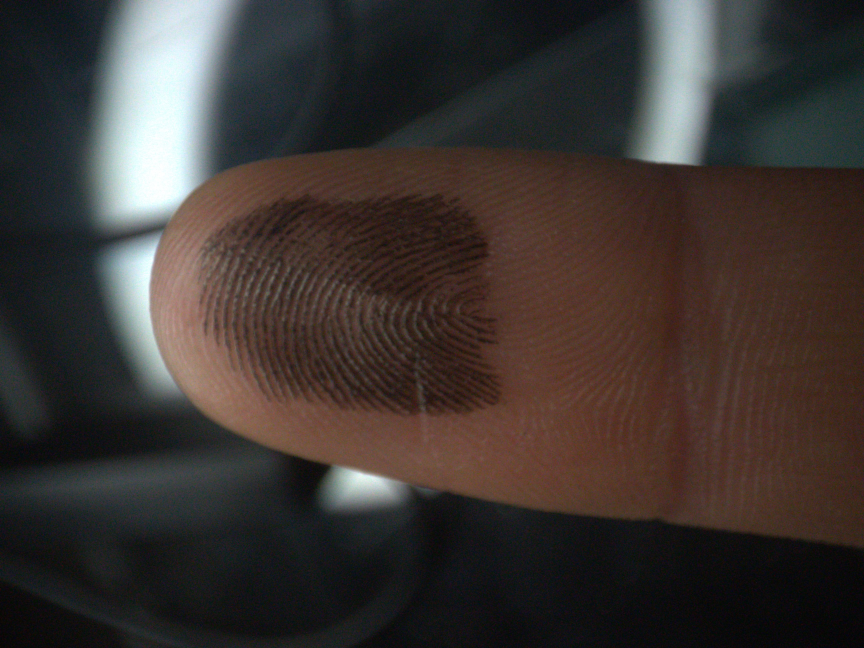
#> input picture resources/finger.jpg, 2592 x 1944 px (shown at 1/3 size)
$ python -i utils.py   (imports and definitions only)
#> lines starting #> are read from the running program, lines starting #| are printed output that depends on the picture; after the words box and inside, x2 and y2 are one past the last pixel; in counts of white or black regions, pixels touching at a corner belong together
#> further down, picture is the input picture: shape (1944, 2592, 3); mean B, G, R 50.3, 53.5, 60.5
import cv2
import numpy as np
threshold1 = 30
threshold2 = 255

#create a function that generate 5 thresholded images with different thresholds
# puts them in a grid add text with values and show the grid
# [23 lines left out: function generate_thresholded_images, not called in this run]

#a function that finds the 5 biggest contours
def find_biggest_contours(image, num_contours=5):
#> called with num_contours = 5
    image = cv2.cvtColor(image, cv2.COLOR_BGR2GRAY)
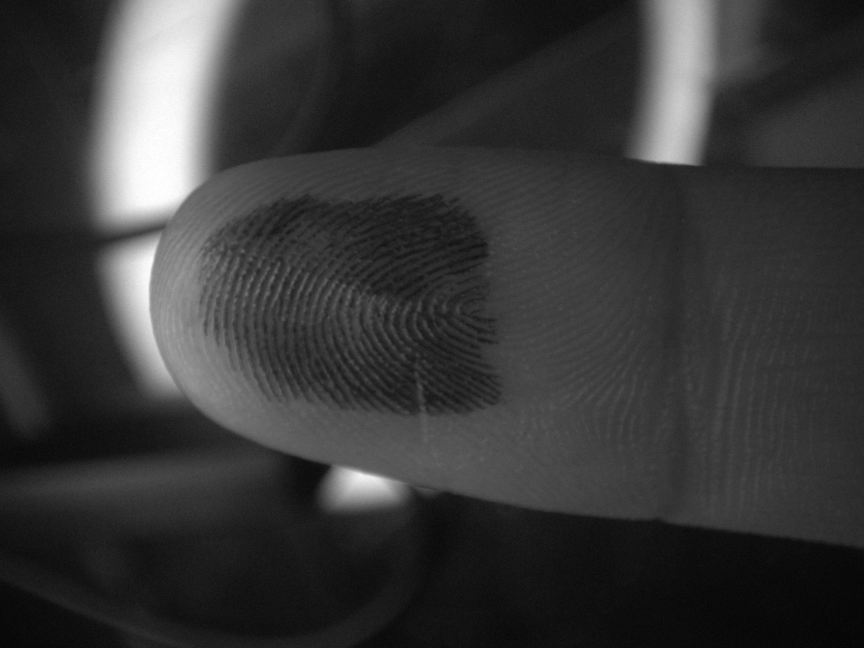
#> image: shape (1944, 2592) (shown at 1/3 size); min 2, max 255, mean 55.2
    # Apply a binary threshold to the image
    _, thresholded = cv2.threshold(image, threshold1, threshold2, cv2.THRESH_BINARY)
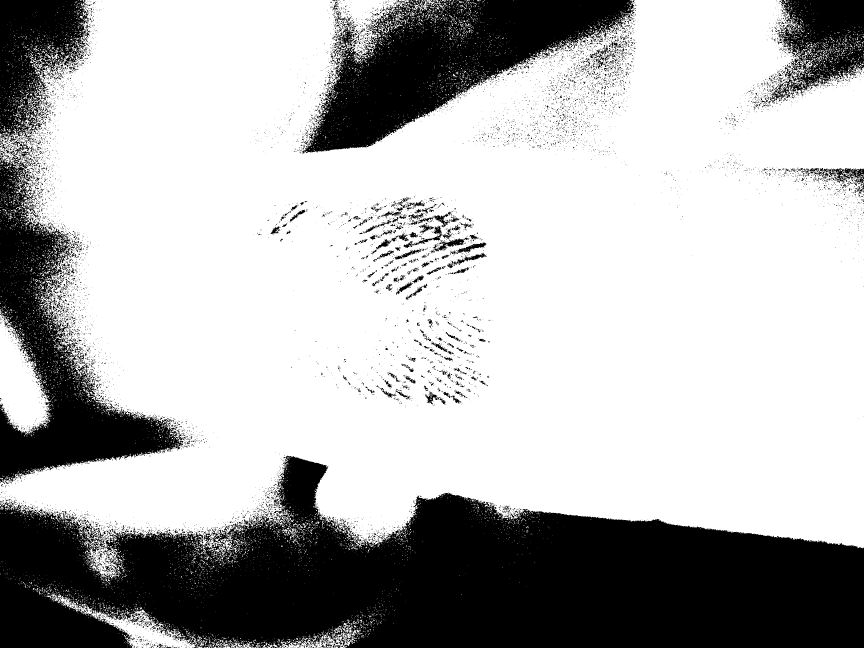
#> thresholded: shape (1944, 2592) (shown at 1/3 size); 70.3% white; 9216 black regions (8585 under 20 px)
    # Find contours in the thresholded image
    contours, _ = cv2.findContours(thresholded, cv2.RETR_LIST, cv2.CHAIN_APPROX_SIMPLE)
#> contours = 20367 contours, 18967 with area under 20; largest, box (x1, y1, x2, y2) and area: (0, 0, 2592, 1736) 3506606, (0, 927, 154, 1305) 31568, (140, 1780, 589, 1944) 16636, (842, 1877, 1071, 1944) 4483, (1000, 77, 1072, 164) 2152
    #sort the contours by area
    contours = sorted(contours, key=cv2.contourArea, reverse=True)[:num_contours]
#> contours = 5 contours; box (x1, y1, x2, y2) and area: (0, 0, 2592, 1736) 3506606, (0, 927, 154, 1305) 31568, (140, 1780, 589, 1944) 16636, (842, 1877, 1071, 1944) 4483, (1000, 77, 1072, 164) 2152
    return thresholded, contours

# [85 lines left out: functions find_center, find_center_avg, unwrap_image, mouse_callback, create_rainbow_gradient, apply_gradient_to_edges, not called in this run]

>>> import cv2
>>> picture = cv2.imread('../../resources/finger.jpg')
>>> result = find_biggest_contours(picture)
